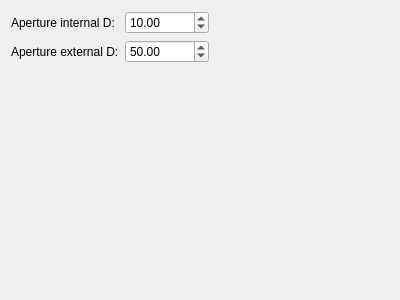
<?xml version="1.0" encoding="UTF-8"?>
<ui version="4.0">
 <class>Form</class>
 <widget class="QWidget" name="Form">
  <property name="geometry">
   <rect>
    <x>0</x>
    <y>0</y>
    <width>400</width>
    <height>300</height>
   </rect>
  </property>
  <property name="windowTitle">
   <string>Form</string>
  </property>
  <layout class="QFormLayout" name="formLayout_2">
   <item row="0" column="0">
    <layout class="QFormLayout" name="formLayout">
     <property name="sizeConstraint">
      <enum>QLayout::SetMaximumSize</enum>
     </property>
     <property name="fieldGrowthPolicy">
      <enum>QFormLayout::ExpandingFieldsGrow</enum>
     </property>
     <item row="0" column="0">
      <widget class="QLabel" name="label_11">
       <property name="text">
        <string>Aperture internal D:</string>
       </property>
      </widget>
     </item>
     <item row="0" column="1">
      <widget class="QDoubleSpinBox" name="InD">
       <property name="minimum">
        <double>0.000000000000000</double>
       </property>
       <property name="maximum">
        <double>1000000.000000000000000</double>
       </property>
       <property name="value">
        <double>10.000000000000000</double>
       </property>
      </widget>
     </item>
     <item row="1" column="0">
      <widget class="QLabel" name="label">
       <property name="text">
        <string>Aperture external D:</string>
       </property>
      </widget>
     </item>
     <item row="1" column="1">
      <widget class="QDoubleSpinBox" name="OutD">
       <property name="maximum">
        <double>1000000.000000000000000</double>
       </property>
       <property name="value">
        <double>50.000000000000000</double>
       </property>
      </widget>
     </item>
    </layout>
   </item>
  </layout>
 </widget>
 <resources/>
 <connections/>
</ui>
